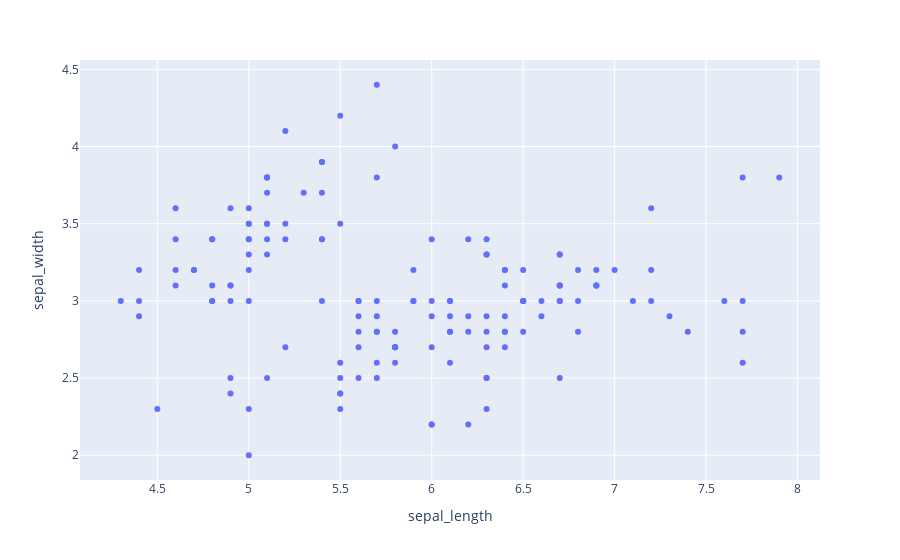

Notebook source saved alongside this figure:
### Code cell
figscatter = px.scatter(df, x='sepal_length', y='sepal_width')
figscatter.show()

### Figure 1 — Plotly figure (JSON) as saved in the notebook; plotly's stock layout.template omitted (floating-point values rounded to 4 significant figures; data arrays with more than 128 entries replaced by an {"elided": "..."} marker saying what was removed)
{"data": [{"hovertemplate": "sepal_length=%{x}<br>sepal_width=%{y}<extra></extra>", "legendgroup": "", "marker": {"color": "#636efa", "symbol": "circle"}, "mode": "markers", "name": "", "orientation": "v", "showlegend": false, "type": "scatter", "x": {"elided": "150 float values"}, "xaxis": "x", "y": {"elided": "150 float values"}, "yaxis": "y"}], "layout": {"legend": {"tracegroupgap": 0}, "margin": {"t": 60}, "xaxis": {"anchor": "y", "domain": [0, 1], "title": {"text": "sepal_length"}}, "yaxis": {"anchor": "x", "domain": [0, 1], "title": {"text": "sepal_width"}}}}
